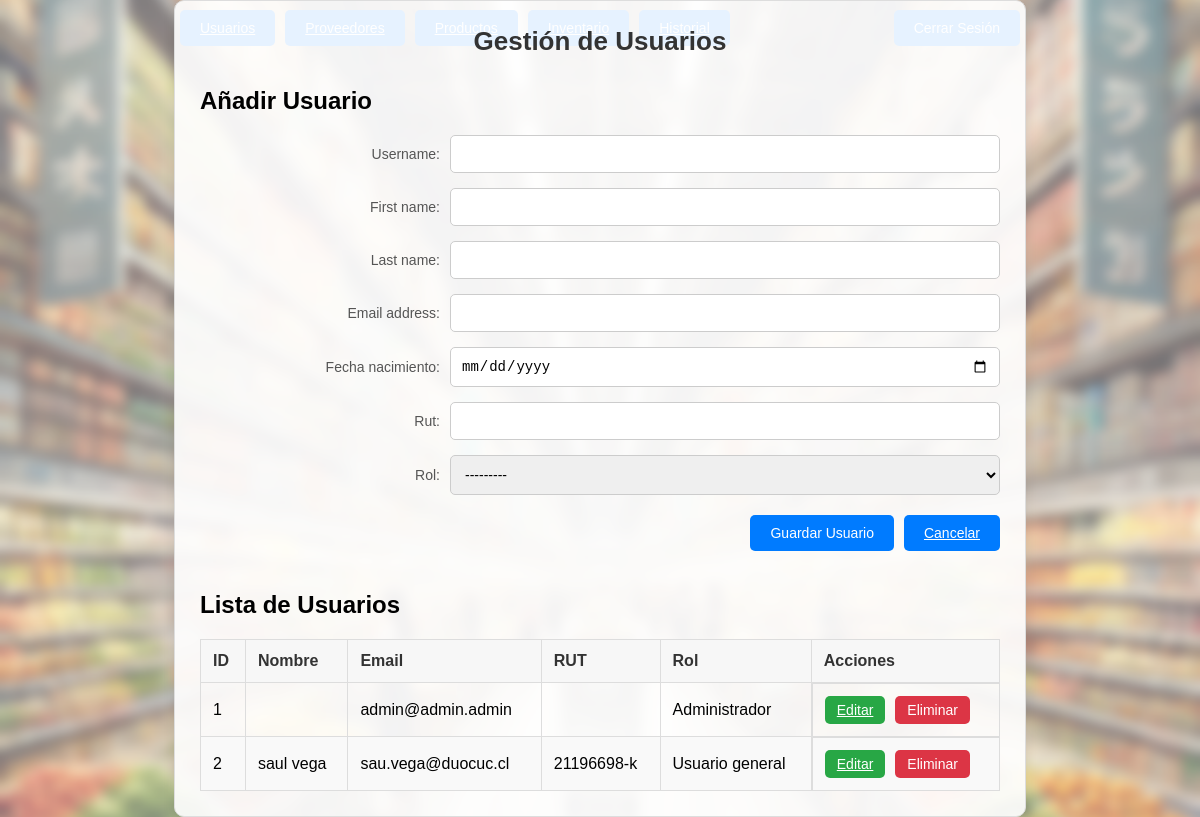
Page /gestionUsuarios/ (signed in) on the committed database.
### usuarios/models.py (models this page shows, shortened)
class Usuario(AbstractUser):
    fecha_nacimiento = models.DateField(blank=True, null=True)
    rut = models.CharField(max_length=12, unique=True)
    ROL_CHOICES = [
        ('Administrador', 'Administrador'),
        ('Usuario general', 'Usuario general'),
    ]
    rol = models.CharField(max_length=15, choices=ROL_CHOICES)
    groups = models.ManyToManyField(
        Group,
        related_name="custom_user_set",  # Use a custom related_name
        blank=True
    )
    user_permissions = models.ManyToManyField(
        Permission,
        related_name="custom_user_set_permissions",  # Use a custom related_name
        blank=True
    )

### usuarios/decorators.py (the view)
    def _wrapped_view(request, *args, **kwargs):
        if not request.user.is_authenticated:
            return redirect('login')
        if request.user.rol == 'Administrador':
            return view_func(request, *args, **kwargs)
        else:
            raise PermissionDenied("No tienes permiso para acceder a esta página.")

### usuarios/forms.py
class UsuarioForm(forms.ModelForm):
    class Meta:
        model = Usuario
        fields = ['username', 'first_name', 'last_name', 'email', 'fecha_nacimiento', 'rut', 'rol']
        widgets = {
            'username': forms.TextInput(attrs={'class': 'form-group-input'}),
            'first_name': forms.TextInput(attrs={'class': 'form-group-input'}),
            'last_name': forms.TextInput(attrs={'class': 'form-group-input'}),
            'email': forms.EmailInput(attrs={'class': 'form-group-input'}),
            'fecha_nacimiento': forms.DateInput(attrs={'type': 'date', 'class': 'form-group-input'}),
            'rut': forms.TextInput(attrs={'class': 'form-group-input'}),
            'rol': forms.Select(attrs={'class': 'form-group-input'}),
        }

### usuarios/views.py (called while the page is built, shortened)
def gestionUsuarios(request, usuario_id=None):
    if usuario_id:
        usuario = get_object_or_404(Usuario, id=usuario_id)
        form = UsuarioForm(instance=usuario)  # Cargar datos existentes
    else:
        usuario = None  # Para un nuevo usuario
        form = UsuarioForm()
    usuarios = Usuario.objects.all()  # Obtener todos los usuarios
    return render(request, 'usuarios/gestionUsuarios.html', {
        'form': form,
        'usuarios': usuarios,
        'usuario_id': usuario_id
    })

### usuarios/templates/usuarios/gestionUsuarios.html (shortened to what this page needs)
<!DOCTYPE html>
<html lang="es">
<head>
    {% load static %}
    <link rel="stylesheet" href="{% static 'usuarios/styles.css' %}">
</head>
<body>
    <header style="display: flex; justify-content: space-between; align-items: center; padding: 10px; position: absolute;
        top: 0; width: 70%">
        <div style="display: flex; align-items: center;">
            <nav style="display: flex; gap: 10px;">
                {% if request.user.rol == "Administrador" %}
                  <a href="{% url 'gestionUsuarios' %}" class="button">Usuarios</a>
                  <a href="{% url 'gestionProveedores' %}" class="button">Proveedores</a>
                  <a href="{% url 'gestionProductos' %}" class="button">Productos</a>
                {% endif %}
                <a href="{% url 'gestionInventario' %}" class="button">Inventario</a>
                <a href="{% url 'historial' %}" class="button">Historial</a>
            </nav>
        </div>
        <form method="post" action="{% url 'logout' %}">
            <button type="submit" class="button delete">Cerrar Sesión</button>
        </form>
    </header>
    <div class="container">
        <h1>Gestión de Usuarios</h1>
        <div class="form-section">
            <h2>{% if usuario_id %}Editar Usuario{% else %}Añadir Usuario{% endif %}</h2>
            <form method="post">
                {% for field in form %}
                <div class="form-group">
                    <label for="{{ field.id_for_label }}">{{ field.label }}:</label>
                    {{ field }}
                </div>
                {% endfor %}
                <div class="button-container">
                    <button type="submit" class="button">
                        {% if usuario_id %}Actualizar Usuario{% else %}Guardar Usuario{% endif %}
                    </button>
                    <a href="{% url 'gestionUsuarios' %}" class="button delete">Cancelar</a>
                </div>
            </form>
        </div>
        <div class="table-container">
            <h2>Lista de Usuarios</h2>
            <table>
                <thead>
                    <tr>
                        <th>ID</th>
                        <th>Nombre</th>
                        <th>Email</th>
                        <th>RUT</th>
                        <th>Rol</th>
                        <th>Acciones</th>
                    </tr>
                </thead>
                <tbody>
                    {% for usuario in usuarios %}
                    <tr>
                        <td>{{ usuario.id }}</td>
                        <td>{{ usuario.first_name }} {{ usuario.last_name }}</td>
                        <td>{{ usuario.email }}</td>
                        <td>{{ usuario.rut }}</td>
                        <td>{{ usuario.rol }}</td>
                        <td class="action-buttons">
                            <a href="{% url 'gestionUsuarios' usuario.id %}" class="button">Editar</a>
                            <form method="post" action="{% url 'eliminarUsuario' usuario.id %}" style="display:inline;">
                                <button type="submit" class="button delete" onclick="return confirm('¿Estás seguro de que deseas eliminar este usuario?');">Eliminar</button>
                            </form>
                        </td>
                    </tr>
                    {% endfor %}
                </tbody>
            </table>
        </div>
    </div>
</body>
</html>

### usuarios/static/usuarios/styles.css (style rules this page uses)
body { background-image: url("/static/usuarios/img/supermarket_blur_opacity.png"); background-size: cover; background-position: center; font-family: Arial, sans-serif; display: flex; justify-content: center; align-items: center; min-height: 100vh; margin: 0; }
.container { position: relative; border: 1px solid #ddd; border-radius: 10px; width: 90%; max-width: 800px; padding: 25px; background-color: rgba(255, 255, 255, 0.9); box-shadow: 0 4px 12px rgba(0, 0, 0, 0.1); }
.container h1 { text-align: center; font-size: 26px; margin-top: 0; margin-bottom: 20px; color: #333; }
.form-section { margin-top: 30px; }
.form-group { display: flex; align-items: center; margin-bottom: 15px; }
.form-group label { font-size: 14px; color: #555; width: 30%; min-width: 100px; margin-right: 10px; text-align: right; }
.form-group input, .form-group select { flex: 1; padding: 10px; border: 1px solid #ccc; border-radius: 5px; font-size: 14px; transition: border-color 0.3s ease; }
.button-container { display: flex; justify-content: flex-end; gap: 10px; margin-top: 20px; }
.button { padding: 10px 20px; background-color: #007bff; border: none; border-radius: 5px; font-size: 14px; color: #fff; cursor: pointer; transition: background-color 0.3s ease; }
.table-container { margin-top: 40px; }
table { width: 100%; border-collapse: collapse; margin-top: 20px; }
table th, table td { text-align: left; padding: 12px; border: 1px solid #ddd; }
table th { background-color: #f7f7f7; color: #333; }
table tr:nth-child(even) { background-color: #f9f9f9; }
.action-buttons { display: flex; gap: 10px; }
.action-buttons .button { padding: 6px 12px; font-size: 14px; background-color: #28a745; border: none; border-radius: 5px; color: #fff; cursor: pointer; transition: background-color 0.3s ease; }
.action-buttons .button.delete { background-color: #dc3545; }
.form-group-input { flex: 1; padding: 10px; border: 1px solid #ccc; border-radius: 5px; font-size: 14px; transition: border-color 0.3s ease; width: 100%; }

### rows in the picture
Usuario: id "1", email "admin@admin.admin", rol "Administrador"
Usuario: id "2", first_name "saul", last_name "vega", email "sau.vega@duocuc.cl", rut "21196698-k", rol "Usuario general"

### other values in the picture
{{ field.label }} "Username" "First name" "Last name" "Email address" "Fecha nacimiento" "Rut" "Rol"
